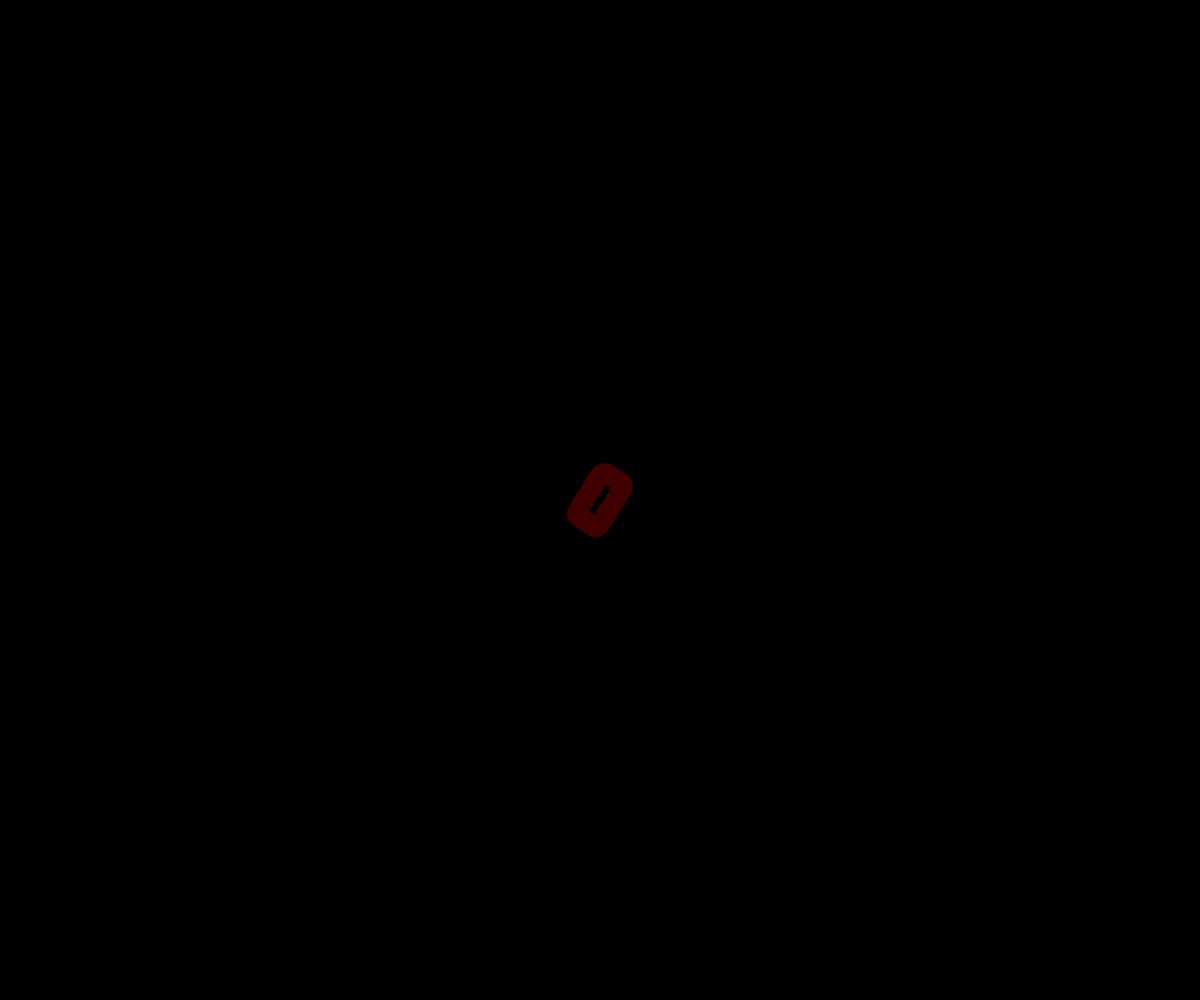
Frame 1 (no input)
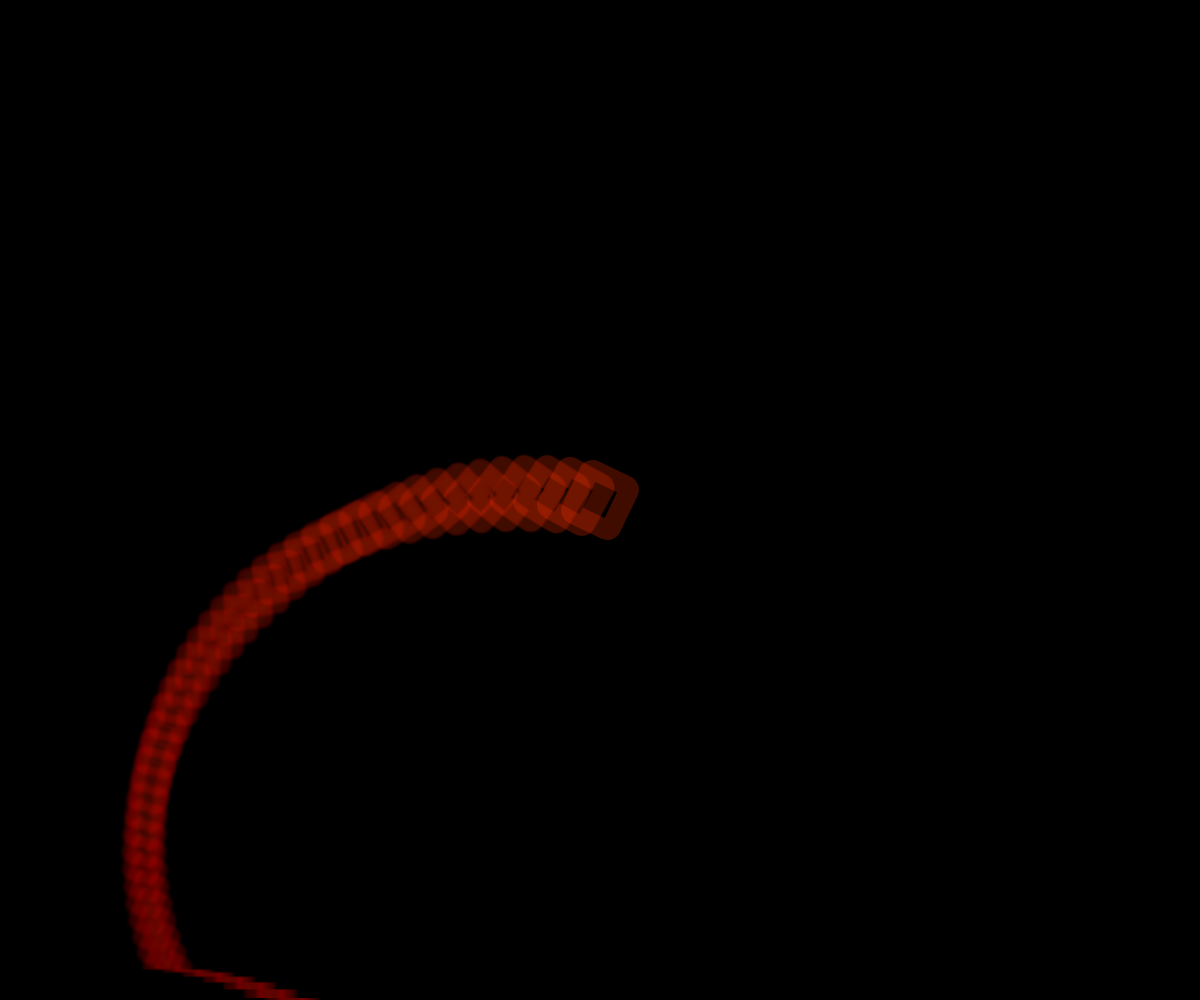
Frame 60 (no input)
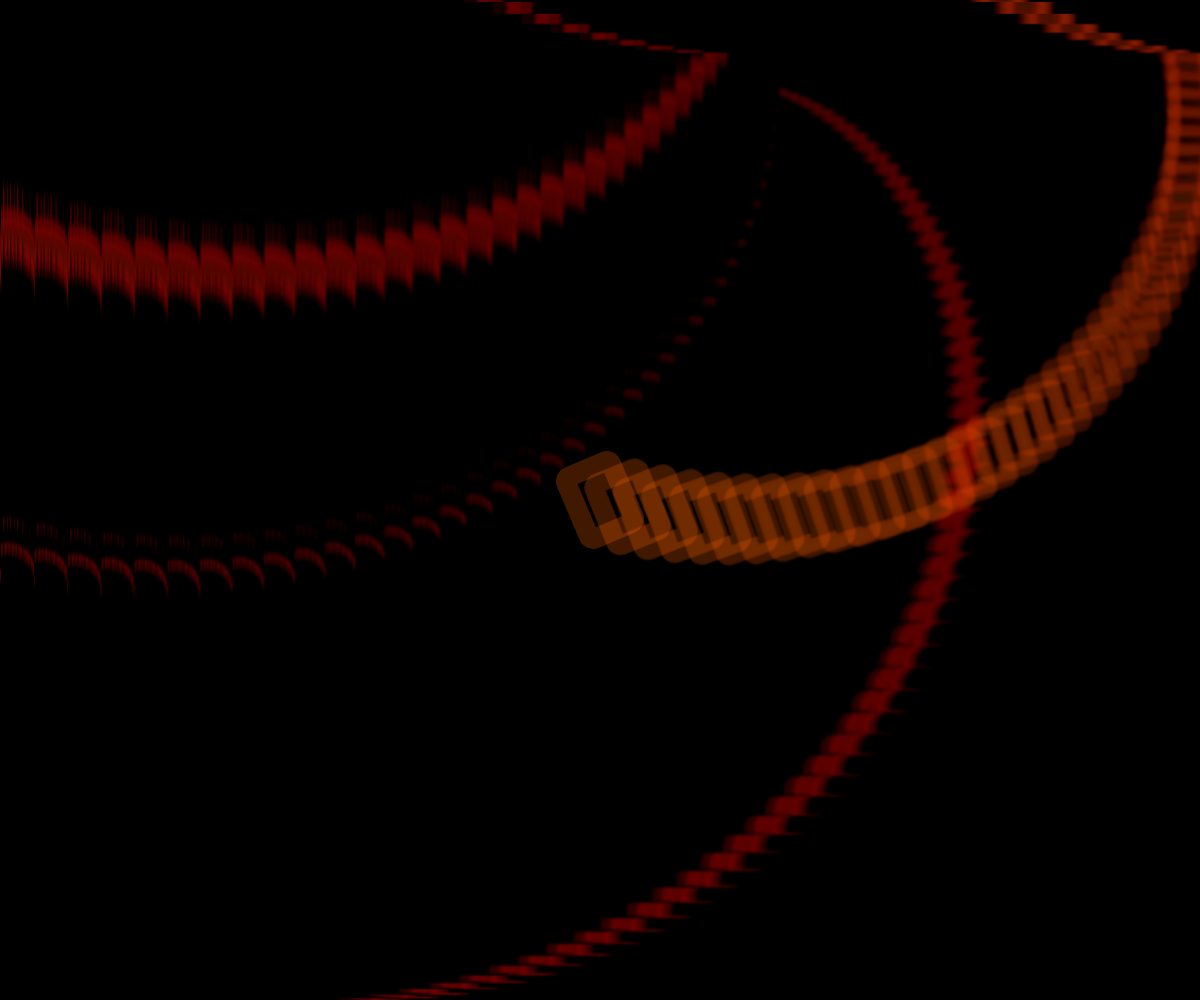
Frame 120 (the mouse pressed at the canvas centre since frame 60)

The p5.js sketch that drew these frames (run headless with seeded random() and noise() and a simulated clock; from frame 60 on, the mouse is pressed at the canvas centre):

// p5.js sketch
// ── sketch.js
/*
Author: Project Somedays
Date: 2024-04-18
Title: #WCCChallenge 2024 Week 15 - Feedback

Made for Sableraph's weekly creative coding challenges, reviewed Sundays on https://www.twitch.tv/sableraph
Join The Birb's Nest Discord community! https://discord.gg/S8c7qcjw2b

Decided to keep it incredibly minimal this week - thought I'd take advantage of the artefacts at the edges
Call it a Bob Ross happy accident!

Thanks to Aaron Reuland (a_ soluble_fish) for the excellent tutorial https://openprocessing.org/sketch/2239520 apparently on Mastadon? Never heard of it https://mstdn.social/@AaronReuland
Drawing the canvas back to itself on a doppler spiral

Doppler spiral function comes from Wolfram Alpha: https://mathworld.wolfram.com/DopplerSpiral.html
*/

const dopplerSpiral = (a,b,t) => createVector(a*(b * t + t * cos(t)), a * t * sin(t));
const noiseProgRate = 200;
const colourProgRate = 0.2;
let dopplerA, dopplerB;
let xOff, yOff, aOff;

function setup() {
  createCanvas(windowWidth, windowHeight);
  noFill();
  rectMode(CENTER);
  imageMode(CENTER);
  colorMode(HSB,360, 100, 100, 100);
  pixelDensity(1);
  
  strokeWeight(20);
  background(0);
  dopplerA = random(0.1,2);
  dopplerB = random(0.01, 0.1);
  xOff = random(1000);
  yOff = random(1000);
  aOff = random(1000);
}

function draw() {
  let g = get();
  let t = 0.5*(sin(radians(frameCount/10))+1)*10*TWO_PI;
  let p = dopplerSpiral(dopplerA,dopplerB,t);
  let x = map(noise(frameCount/noiseProgRate + xOff), 0, 1, 0.01*width, 0.1*width);
  let y = map(noise(frameCount/noiseProgRate + yOff), 0, 1, 0.01*width, 0.1*width);
  let a = map(noise(frameCount/noiseProgRate + aOff), 0, 1, -TWO_PI, TWO_PI);
  stroke(colourProgRate*frameCount%360,100, 100, 25);
 
  push();
  translate(width/2, height/2);
  image(g, p.x/2, p.y/2, width*0.99, height*0.99);
  rotate(a);
  rect(0,0, x,y, 0.1*x, 0.1*x);
  pop();
  
}
